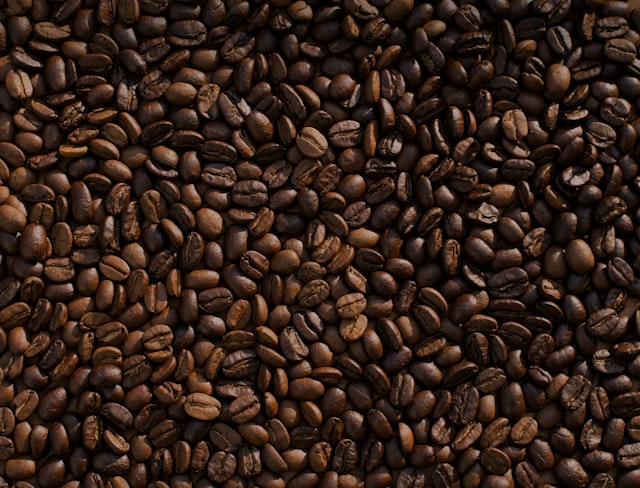
#> input picture hailo-compile/calib_images/coffee_01.jpg, 640 x 488 px, given in place of capture_2500us_gray.png, which was not available
$ python segment_beans.py hailo-compile/calib_images 5
#> lines starting #> are read from the running program, lines starting #| are printed output that depends on the picture; after the words box and inside, x2 and y2 are one past the last pixel; in counts of white or black regions, pixels touching at a corner belong together; pictures that were not available may be replaced by others from this repository, and a replacement may not be noted
#!/usr/bin/env python3
"""
segment_beans.py
距離轉換 + peak_local_max Watershed，自動偵測碗的圓形區域，
只在碗內分割，過濾邊緣反光雜訊，輸出每顆豆子的輪廓線（非方框）。

用法：
  python3 segment_beans.py <session_dir> [expected_count]
"""
import sys, os, json
import numpy as np
import cv2
from PIL import Image
from scipy import ndimage as ndi
from skimage.feature import peak_local_max
from skimage.segmentation import watershed

SESSION_DIR    = sys.argv[1] if len(sys.argv) > 1 else "/home/kyle/Desktop/GigaImage_20260503_223027"
EXPECTED_BEANS = int(sys.argv[2]) if len(sys.argv) > 2 else 51
# 優先順序：1250us差分 > 2500us差分 > 原始灰階
_d1250 = os.path.join(SESSION_DIR, "diff_1250us.png")
_d2500 = os.path.join(SESSION_DIR, "diff_gray.png")
_gray  = os.path.join(SESSION_DIR, "capture_2500us_gray.png")
GRAY_PNG = _d1250 if os.path.exists(_d1250) else (_d2500 if os.path.exists(_d2500) else _gray)
OUT_VIZ        = os.path.join(SESSION_DIR, "beans_contour.png")
OUT_ROIS       = os.path.join(SESSION_DIR, "beans_rois.json")
OUT_LMAP       = os.path.join(SESSION_DIR, "beans_labelmap.png")

# ── 讀取影像 ───────────────────────────────────────────────────────────────────
img = cv2.imread(GRAY_PNG, cv2.IMREAD_GRAYSCALE)
#> img: shape (488, 640); min 0, max 180, mean 37.5
if img is None:
    print(f"[FAIL] 無法讀取 {GRAY_PNG}"); sys.exit(1)
H, W = img.shape
#> H = 488; W = 640
print(f"影像: {W}x{H}  mean={img.mean():.1f}")
#| 影像: 640x488  mean=37.5

# ── Step 1: 前景遮罩 + CLAHE ──────────────────────────────────────────────────
clahe   = cv2.createCLAHE(clipLimit=2.0, tileGridSize=(16, 16))
img_eq  = clahe.apply(img)
th, bw  = cv2.threshold(img_eq, 0, 255, cv2.THRESH_BINARY + cv2.THRESH_OTSU)
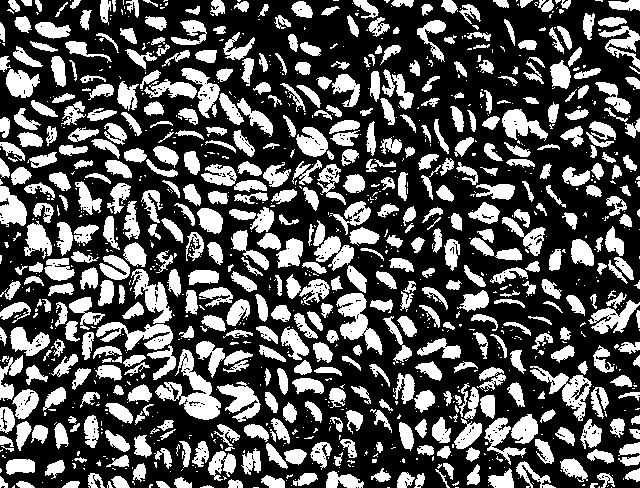
#> bw: shape (488, 640); 33.9% white; 1169 white regions (658 under 20 px), largest, box (x1, y1, x2, y2) and area: (155, 349, 221, 420) 1660, (336, 293, 383, 355) 1250, (96, 322, 173, 351) 1086
#> th = 93
print(f"Otsu 閾值: {th:.0f}")
#| Otsu 閾值: 93

k3    = cv2.getStructuringElement(cv2.MORPH_ELLIPSE, (3, 3))
bw    = cv2.morphologyEx(bw, cv2.MORPH_OPEN, k3, iterations=2)
#> bw: shape (488, 640); 27% white; 580 white regions (64 under 20 px), largest, box (x1, y1, x2, y2) and area: (180, 369, 221, 420) 1062, (503, 109, 548, 138) 733, (340, 314, 383, 354) 698
# 閉運算填豆子中間裂縫：差分圖背景乾淨用小核（7px），原圖用17px
close_k = 7 if GRAY_PNG.endswith("diff_gray.png") else 17
kc    = cv2.getStructuringElement(cv2.MORPH_ELLIPSE, (close_k, close_k))
bw_cl = cv2.morphologyEx(bw, cv2.MORPH_CLOSE, kc, iterations=1)
#> bw_cl: shape (488, 640); 52.7% white; 83 black regions, largest, box (x1, y1, x2, y2) and area: (290, 0, 640, 165) 25112, (288, 337, 590, 488) 17416, (406, 276, 640, 388) 11251

# ── Step 2: 有效區域遮罩 ──────────────────────────────────────────────────────
using_diff = GRAY_PNG.endswith("diff_gray.png") or GRAY_PNG.endswith("diff_1250us.png")
if using_diff:
    # 差分圖已乾淨，不需要碗半徑過濾，直接用全圖前景
    bw_inner  = bw_cl
    fy, fx    = np.where(bw_cl)
    bowl_cx   = float(fx.mean())
    bowl_cy   = float(fy.mean())
    bowl_r_inner = float(np.sqrt((W/2)**2 + (H/2)**2))  # 設很大，不做距離過濾
    print(f"使用差分圖，跳過碗邊界過濾")
else:
    fy, fx = np.where(bw_cl)
    bowl_cx = float(fx.mean())
#> bowl_cx = 291.3
    bowl_cy = float(fy.mean())
#> bowl_cy = 252.1
    dists   = np.sqrt((fx - bowl_cx)**2 + (fy - bowl_cy)**2)
    bowl_r  = float(np.percentile(dists, 92))
#> bowl_r = 333.8
    bowl_r_inner = bowl_r * 0.96
#> bowl_r_inner = 320.5
    print(f"碗心: ({bowl_cx:.0f}, {bowl_cy:.0f})  半徑: {bowl_r:.0f}  有效半徑: {bowl_r_inner:.0f}")
#| 碗心: (291, 252)  半徑: 334  有效半徑: 320
    yy, xx  = np.mgrid[0:H, 0:W]
    bowl_mask = ((xx - bowl_cx)**2 + (yy - bowl_cy)**2) <= bowl_r_inner**2
#> bowl_mask: shape (488, 640) bool; 87.7% white; 3 black regions, box (x1, y1, x2, y2) and area: (490, 0, 640, 488) 30445, (0, 0, 94, 119) 4730, (0, 386, 74, 488) 3284
    bw_inner  = bw_cl & bowl_mask.astype(np.uint8)
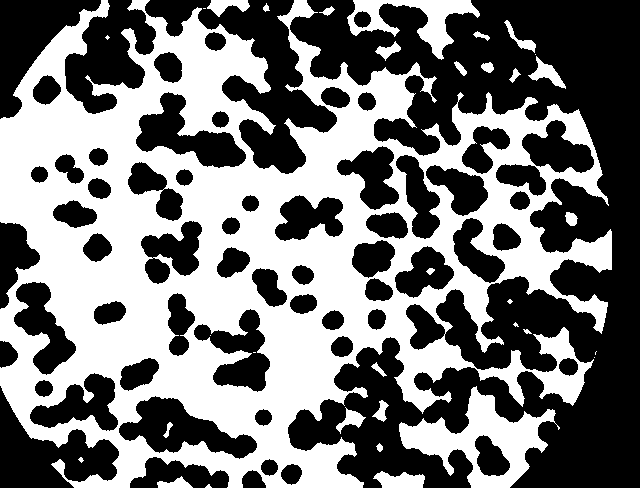
#> bw_inner: shape (488, 640); values 0 (black) and 1 (white), 46.6% white; 34 white regions (10 under 20 px), largest, box (x1, y1, x2, y2) and area: (0, 0, 612, 488) 132944, (399, 386, 560, 488) 6195, (347, 0, 480, 60) 2728

fg_pixels = int(np.count_nonzero(bw_inner))
#> fg_pixels = 145438
print(f"前景像素: {fg_pixels}  ({fg_pixels/(H*W)*100:.1f}%)")
#| 前景像素: 145438  (46.6%)

# ── Step 3: 連通元件 + K-means 分割 + 橢圓擬合 ───────────────────────────────
exp_area   = fg_pixels / max(EXPECTED_BEANS, 1)
#> exp_area = 29087.6
min_single = exp_area * 0.15   # 小於此值視為雜訊
#> min_single = 4363.1

n_cc, cc_labels, cc_stats, cc_cents = cv2.connectedComponentsWithStats(bw_inner)
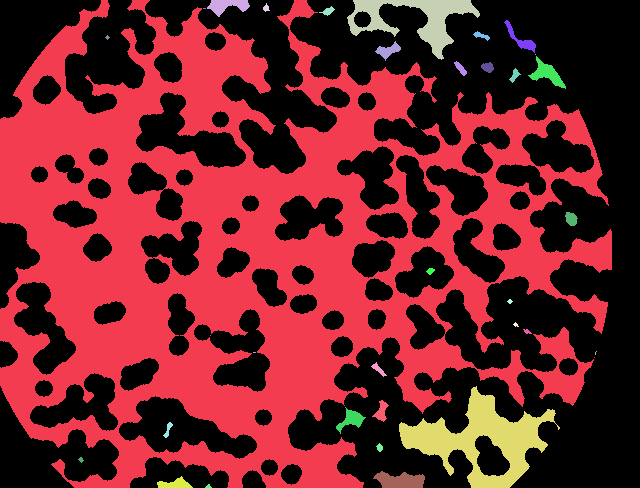
#> cc_labels: shape (488, 640) int32; 35 distinct labels, from 0 to 34; one colour per label, 0 black
#> n_cc = 35; cc_stats = 35 rows, first 6: [0, 0, 640, 488, 166882], [0, 0, 612, 488, 132944], [207, 0, 43, 17, 399], [347, 0, 133, 60, 2728], [263, 3, 7, 9, 35], [319, 6, 16, 10, 70]; cc_cents = 35 pairs, first value 80.6 to 595.2, second value 5.22 to 486

beans = []   # 每個 entry: {"ellipse": (cx,cy,ma,mb,angle), "pixels": np.array}

for cid in range(1, n_cc):
    area = int(cc_stats[cid, cv2.CC_STAT_AREA])
    if area < min_single:
        continue

    # 估計此連通域包含幾顆豆（只在面積 > 2.5x 才分割，避免大豆被錯切成兩半）
    n_est = max(1, round(area / exp_area)) if area > exp_area * 2.5 else 1

    ys, xs = np.where(cc_labels == cid)
    pts = np.column_stack([xs, ys]).astype(np.float32)

    if n_est == 1:
        # 直接擬合橢圓
        groups = [pts]
    else:
        # K-means 分群
        criteria = (cv2.TERM_CRITERIA_EPS + cv2.TERM_CRITERIA_MAX_ITER, 200, 0.5)
        attempts = 10
        try:
            _, lbl, centers = cv2.kmeans(pts, n_est, None, criteria, attempts,
                                         cv2.KMEANS_PP_CENTERS)
            groups = [pts[lbl.flatten() == k] for k in range(n_est)]
            groups = [g for g in groups if len(g) >= 5]
        except Exception:
            groups = [pts]

    for g in groups:
        if len(g) < 5:
            continue
        try:
            ellipse = cv2.fitEllipse(g)   # ((cx,cy),(ma,mb),angle)
        except cv2.error:
            continue
        (ecx, ecy), (ma, mb), angle = ellipse
        # 過濾極小、極扁、或超大（超大 = 覆蓋多顆豆的錯誤橢圓）
        max_axis = 3.2 * np.sqrt(exp_area / np.pi)  # ~3.2 倍豆子半徑
        if mb < 10 or ma / max(mb, 1) > 4.0 or ma > max_axis:
            continue
        x0 = max(0, int(ecx - ma/2 - 5))
        y0 = max(0, int(ecy - mb/2 - 5))
        x1 = min(W, int(ecx + ma/2 + 5))
        y1 = min(H, int(ecy + mb/2 + 5))
        beans.append({
            "ellipse": ellipse,
            "cx": float(ecx), "cy": float(ecy),
            "x0": x0, "y0": y0, "x1": x1, "y1": y1,
            "area": len(g),
            "pixels": g,
        })
#> this loop made 34 passes
#> (area, n_est, groups) on passes 1, 26: (132944, 5, 5 point arrays, longest 27819 points), (6195, 1, 1 point arrays, longest 6195 points)
#> area on passes 2, 3, 4, 5, 7, 8: 399, 2728, 35, 70, 257, 71
#> after the loop, beans = 6 items

# ── IoU NMS：用橢圓實際重疊面積判斷重複（比純距離更可靠）─────────────────────
def ellipse_iou(e1, e2):
    """計算兩個橢圓的 Intersection-over-Union（填充像素遮罩）"""
    m1 = np.zeros((H, W), dtype=np.uint8)
    m2 = np.zeros((H, W), dtype=np.uint8)
    (cx1, cy1), (ma1, mb1), ang1 = e1
    (cx2, cy2), (ma2, mb2), ang2 = e2
    # 快速篩選：中心距離 > 兩橢圓最大半軸之和 → 絕對不重疊
    if np.sqrt((cx1-cx2)**2 + (cy1-cy2)**2) > (ma1 + ma2) / 2:
        return 0.0
    cv2.ellipse(m1, (int(cx1),int(cy1)), (max(1,int(ma1/2)),max(1,int(mb1/2))), ang1, 0, 360, 1, -1)
    cv2.ellipse(m2, (int(cx2),int(cy2)), (max(1,int(ma2/2)),max(1,int(mb2/2))), ang2, 0, 360, 1, -1)
    inter = int((m1 & m2).sum())
    union = int((m1 | m2).sum())
    return inter / union if union > 0 else 0.0

IOU_THRESH = 0.25  # 超過 25% 重疊視為同一顆豆
beans_nms = []
for b in sorted(beans, key=lambda x: -x["area"]):  # 面積大的優先保留
    dup = any(ellipse_iou(b["ellipse"], a["ellipse"]) > IOU_THRESH for a in beans_nms)
    if not dup:
        beans_nms.append(b)
#> this loop made 6 passes
#> after the loop, beans_nms = 6 items
removed = len(beans) - len(beans_nms)
#> removed = 0
if removed:
    print(f"IoU NMS 移除重複橢圓: {removed} 個（IoU > {IOU_THRESH}）")
beans = beans_nms

# 排序（左→右, 上→下）
beans.sort(key=lambda b: (round(b["cy"] / 80) * 80 + b["cx"] / 10000))
print(f"\n有效豆子: {len(beans)} 顆（目標 {EXPECTED_BEANS}）")
#| 有效豆子: 6 顆（目標 5）
if beans:
    areas = [b["area"] for b in beans]
#> areas = [27819, 26716, 23528, 27442, 27439, 6195]
    print(f"面積: min={min(areas)}  max={max(areas)}  mean={np.mean(areas):.0f}")
#| 面積: min=6195  max=27819  mean=23190

# ── Step 6: 建立 label map 和 ROI JSON ───────────────────────────────────────
lmap = np.zeros((H, W), dtype=np.uint8)
rois = []
for new_id, b in enumerate(beans, start=1):
    b["id"] = new_id
    # 用橢圓填充 label map
    ellipse = b["ellipse"]
    (ecx, ecy), (ma, mb), angle = ellipse
    axes = (max(1, int(ma/2)), max(1, int(mb/2)))
    cv2.ellipse(lmap, (int(ecx), int(ecy)), axes, angle, 0, 360, new_id, -1)
    rois.append({"id": new_id,
                 "x0": b["x0"], "y0": b["y0"],
                 "x1": b["x1"], "y1": b["y1"]})
#> this loop made 6 passes
#> (ecx, ecy, ma, mb, angle, axes) on passes 1 to 6: (105.7, 131.2, 171.1, 229.1, 22.5, (85, 114)), (294.3, 143.5, 197.2, 222.4, 16.83, (98, 111)), (507.9, 249.3, 190.4, 265.8, 177.1, (95, 132)), (107.1, 356.5, 185.4, 210.7, 4.91, (92, 105)), (306.7, 375.6, 196.3, 216.5, 94.9, (98, 108)), (478.5, 441.2, 78.13, 120.5, 90.68, (39, 60))
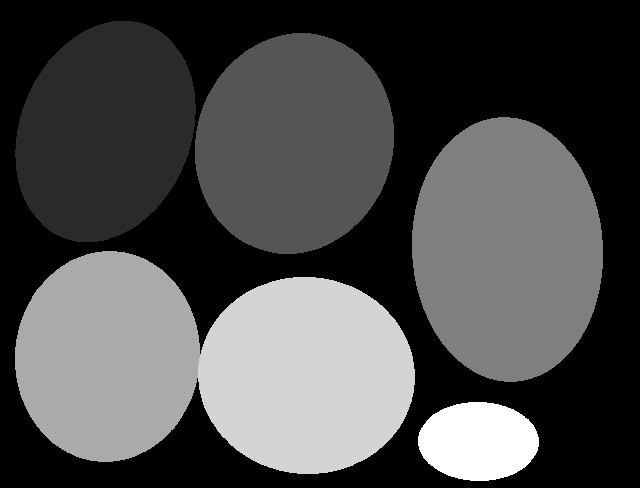
#> lmap: shape (488, 640); min 0, max 6, mean 1.77; drawn with min black and max white
#> after the loop, rois = 6 items

Image.fromarray(lmap).save(OUT_LMAP)
with open(OUT_ROIS, "w") as f:
    json.dump(rois, f, indent=2)
print(f"Label map → {OUT_LMAP}")
print(f"ROIs JSON → {OUT_ROIS}")

# ── Step 7: 視覺化（橢圓輪廓）────────────────────────────────────────────────
# 視覺化背景：優先 1250us，再 2500us
_vis_1250 = os.path.join(SESSION_DIR, "capture_1250us_gray.png")
_vis_2500 = os.path.join(SESSION_DIR, "capture_2500us_gray.png")
orig_gray = cv2.imread(_vis_1250 if os.path.exists(_vis_1250) else _vis_2500, cv2.IMREAD_GRAYSCALE)
if orig_gray is None:
    orig_gray = img
vis = cv2.cvtColor(orig_gray, cv2.COLOR_GRAY2BGR)

if not using_diff:
    cv2.circle(vis, (int(bowl_cx), int(bowl_cy)), int(bowl_r_inner),
               (255, 180, 0), 2, cv2.LINE_AA)
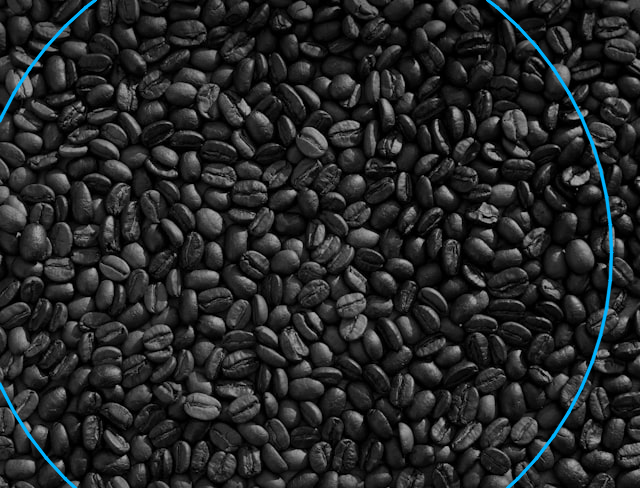
#> vis: shape (488, 640, 3); mean B, G, R 39.4, 38.7, 37.1

palette = [
    (0,220,80), (0,180,255), (255,100,0), (200,50,255),
    (0,255,200), (255,200,0), (100,220,100), (255,80,180),
    (80,200,255), (255,160,40),
]

for b in beans:
    nid = b["id"]
    col = palette[(nid - 1) % len(palette)]
    (ecx, ecy), (ma, mb), angle = b["ellipse"]
    axes = (max(1, int(ma/2)), max(1, int(mb/2)))
    cv2.ellipse(vis, (int(ecx), int(ecy)), axes, angle, 0, 360, col, 2)

    cx_i, cy_i = int(ecx), int(ecy)
    label = str(nid)
    fs, fw = 0.42, 1
    (tw, th), _ = cv2.getTextSize(label, cv2.FONT_HERSHEY_SIMPLEX, fs, fw)
    cv2.rectangle(vis, (cx_i - tw//2 - 1, cy_i - th - 1),
                       (cx_i + tw//2 + 1, cy_i + 2), (0, 0, 0), -1)
    cv2.putText(vis, label, (cx_i - tw//2, cy_i),
                cv2.FONT_HERSHEY_SIMPLEX, fs, col, fw, cv2.LINE_AA)
#> this loop made 6 passes
#> (col, ecx, ecy, ma, mb, angle, axes, cx_i) on passes 1 to 6: ((0, 220, 80), 105.7, 131.2, 171.1, 229.1, 22.5, (85, 114), 105), ((0, 180, 255), 294.3, 143.5, 197.2, 222.4, 16.83, (98, 111), 294), ((255, 100, 0), 507.9, 249.3, 190.4, 265.8, 177.1, (95, 132), 507), ((200, 50, 255), 107.1, 356.5, 185.4, 210.7, 4.91, (92, 105), 107), ((0, 255, 200), 306.7, 375.6, 196.3, 216.5, 94.9, (98, 108), 306), ((255, 200, 0), 478.5, 441.2, 78.13, 120.5, 90.68, (39, 60), 478)
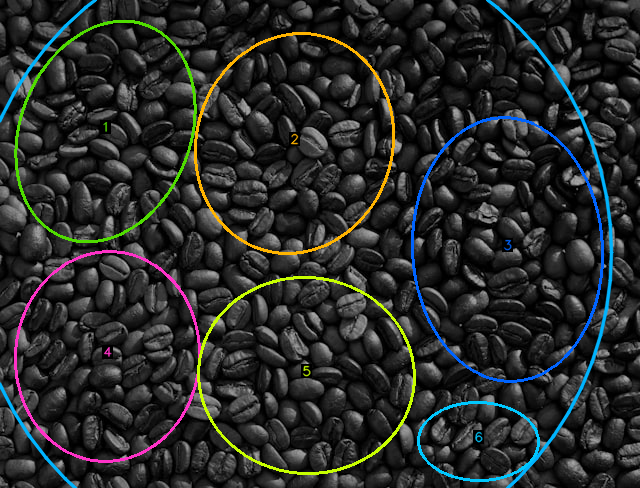
#> vis: shape (488, 640, 3); 3.68% of pixels changed, all inside (x1, y1, x2, y2) = (14, 20, 604, 482)

cv2.putText(vis, f"Beans: {len(beans)}", (12, 36),
            cv2.FONT_HERSHEY_SIMPLEX, 1.1, (0, 255, 80), 3, cv2.LINE_AA)
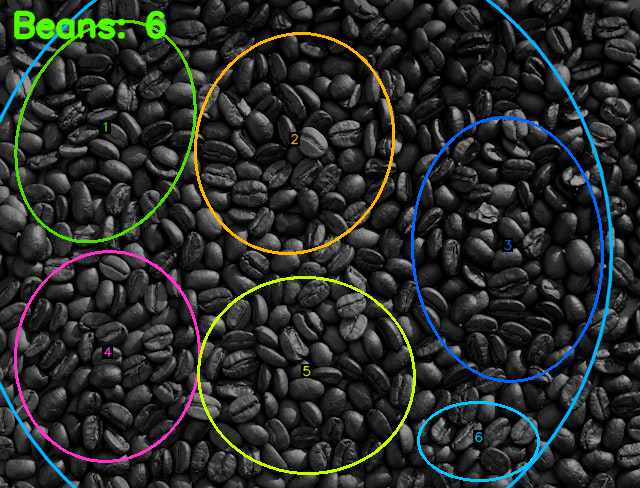
#> vis: shape (488, 640, 3); 0.79% of pixels changed, all inside (x1, y1, x2, y2) = (13, 10, 167, 40)
cv2.imwrite(OUT_VIZ, vis)
print(f"輪廓圖 → {OUT_VIZ}")
print(f"\n完成！共分割 {len(beans)} 顆（目標 {EXPECTED_BEANS}）")
#| 完成！共分割 6 顆（目標 5）
